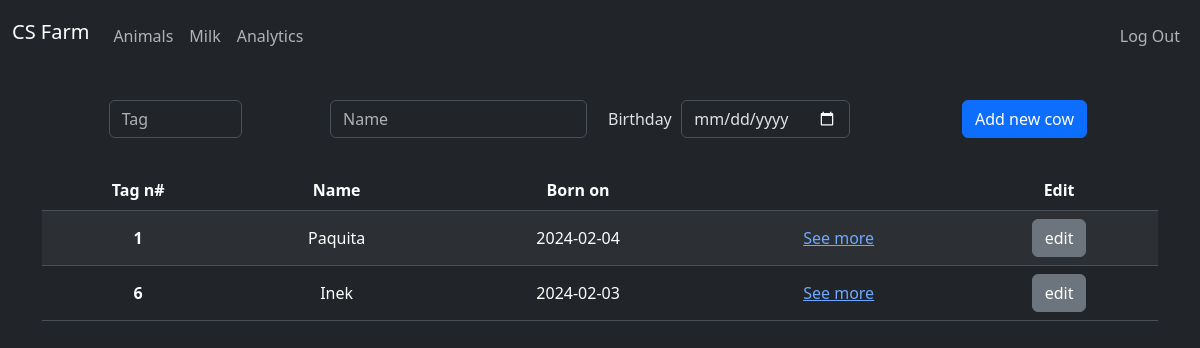
The page /animals (signed in) on the database as committed earlier.
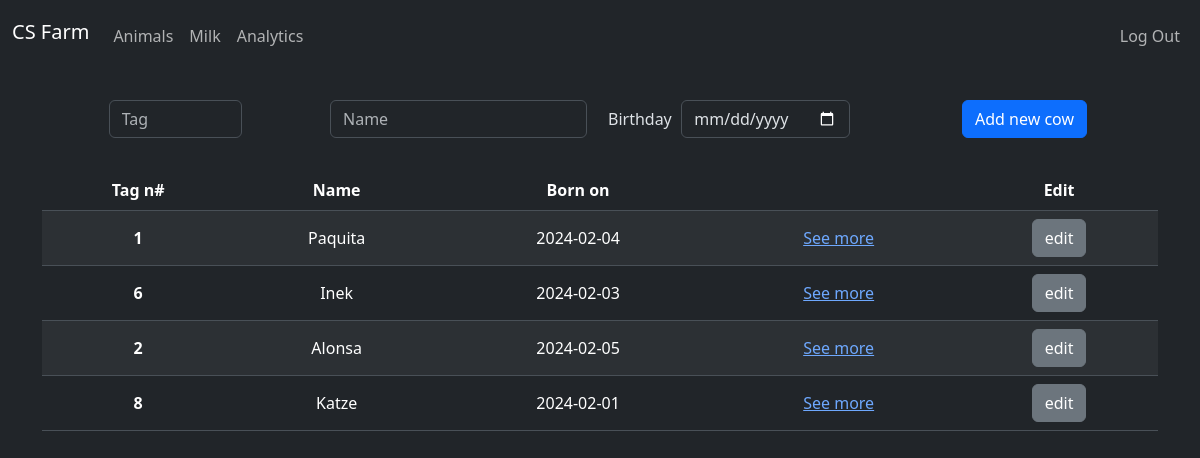
The same page on the database as committed later.
### tables this page shows
CREATE TABLE animals (uuid TEXT PRIMARY KEY, a_id INTEGER, user_id INTEGER, name TEXT NOT NULL, birthday TEXT, img BLOB, created_at TEXT NOT NULL, modified_at TEXT NOT NULL, FOREIGN KEY (user_id) REFERENCES users (id));

### app.py (the view, shortened to what this page needs)
@requires_login
@app.route("/animals", methods=["GET", "POST", "PUT"])
def animals():
    if request.method == "GET":
        db = connection()
        user_id = session["user_id"]
        rows = db.execute(
            "SELECT uuid, a_id, name, birthday, img FROM animals "
            "WHERE user_id = (?)",
            (user_id,)).fetchall()
        cows = []
        for row in rows:
            cow = Cow(row)
            cows.append(cow)
        return render_template("animals.html", cows=cows)

### database.py (called while the page is built)
def connection() -> sqlite3.Connection:
    con = sqlite3.connect(__db_url)
    con.row_factory = sqlite3.Row
    return con

### templates/animals.html (shortened to what this page needs)
{% extends "base.html" %}
{% block main %}
<form hx-post="/animals" hx-target="main" hx-swap="beforebegin">
	<div class="form-group row g-3 mb-3 mt-1">
		<div class="col">
			<input autocomplete="off" required autofocus class="form-control mx-auto w-50" name="tag" placeholder="Tag"
				type="number">
		</div>
		<div class="col">
			<input class="form-control mx-auto w-auto" required name="name" placeholder="Name" type="text"
				autocomplete="off" />
		</div>
		<div class="col">
			<div class="row mb-3">
				<label for="birthday" class="col-sm-2 col-form-label">Birthday</label>
				<input class="form-control mx-auto w-auto" name="birthday" type="date" />
			</div>
		</div>
		<div class="col">
			<button class="btn btn-primary" type="submit">Add new cow</button>
		</div>
	</div>
</form>
<table class="table table-hover table-striped">
	<thead>
		<tr>
			<th scope="col">Tag n#</th>
			<th scope="col">Name</th>
			<th scope="col">Born on</th>
			<th scope="col"></th>
			<th scope="col">Edit</th>
		</tr>
	</thead>
	<tbody class="align-middle">
		{% for cow in cows %}
		<tr hx-target="this" hx-swap="outerHTML">
			<th scope="row">{{ cow.id }}</th>
			<td>{{ cow.name }}</td>
			<td>{{ cow.birthday }}</td>
			<td><a href="/analytics?id={{cow.id}}">See more</td>
			<td>
				<button class="btn btn-secondary" hx-get="/animals/edit?id={{cow.id}}">edit</button>
			</td>
		</tr>
		{% endfor %}
	</tbody>
</table>
{% endblock %}

### templates/base.html (shortened to what this page needs)
<!DOCTYPE html>
<html lang="en" data-bs-theme="dark">
<head>
	<link href="/static/styles.css" rel="stylesheet">
	<link href="https://cdn.jsdelivr.net/npm/bootstrap@5.3.2/dist/css/bootstrap.min.css" rel="stylesheet"
>
</head>
<body>
	<nav class="navbar navbar-expand-md">
		<div class="container-fluid">
			<a class="navbar-brand" href="/">CS Farm</a>
			<div class="collapse navbar-collapse" id="navbar">
				{% if session["user_id"] %}
				<ul class="navbar-nav me-auto mt-2">
					<li class="nav-item"><a class="nav-link" href="/animals">Animals</a></li>
					<li class="nav-item"><a class="nav-link" href="/milk">Milk</a></li>
					<li class="nav-item"><a class="nav-link" href="/analytics">Analytics</a></li>
				</ul>
				<ul class="navbar-nav ms-auto mt-2">
					<li class="nav-item"><a class="nav-link" href="/logout">Log Out</a></li>
				</ul>
				{% else %}
				<ul class="navbar-nav ms-auto mt-2">
					<li class="nav-item"><a class="nav-link" href="/register">Register</a></li>
					<li class="nav-item"><a class="nav-link" href="/login">Log In</a></li>
				</ul>
				{% endif %}
			</div>
		</div>
	</nav>
	<main class="container py-3 text-center">
		{% block main %}{% endblock %}
	</main>
</body>
</html>

Rows that differ between the two databases and show on the page:
added animals: id "2", name "Alonsa", birthday "2024-02-05"
added animals: id "8", name "Katze", birthday "2024-02-01"
